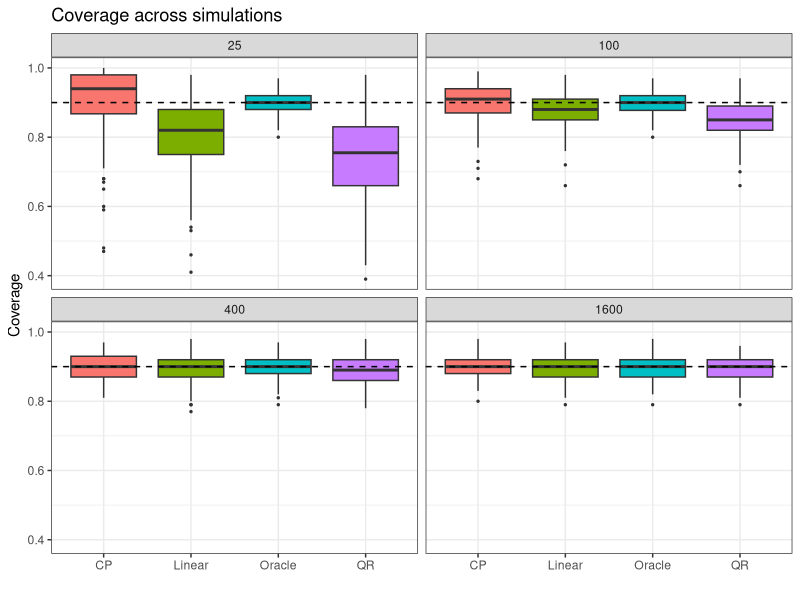
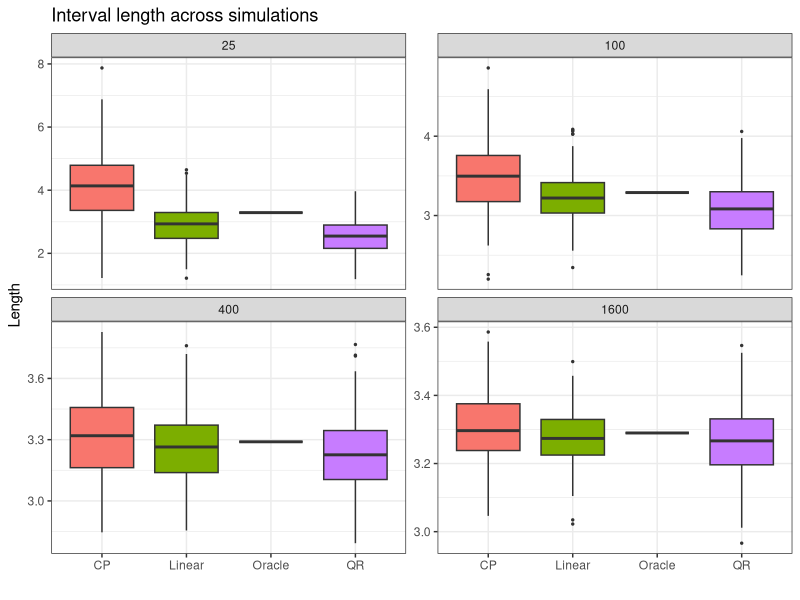
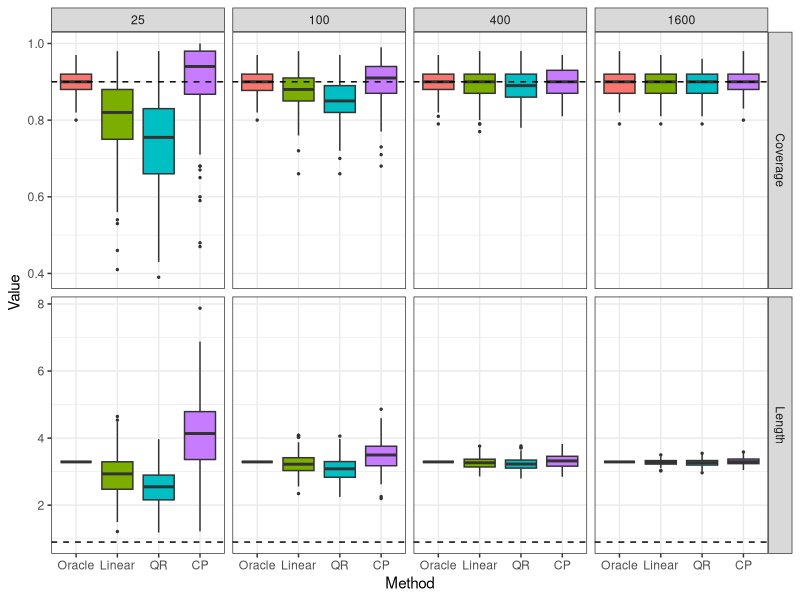
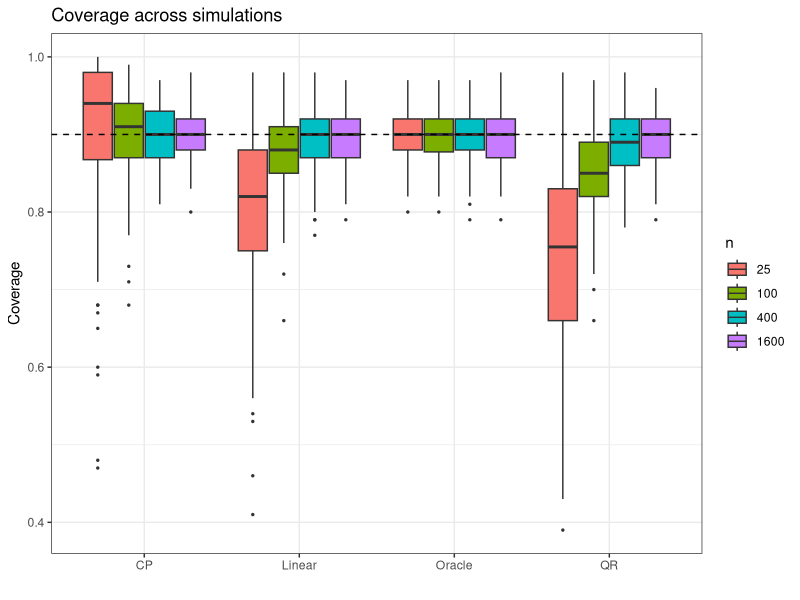
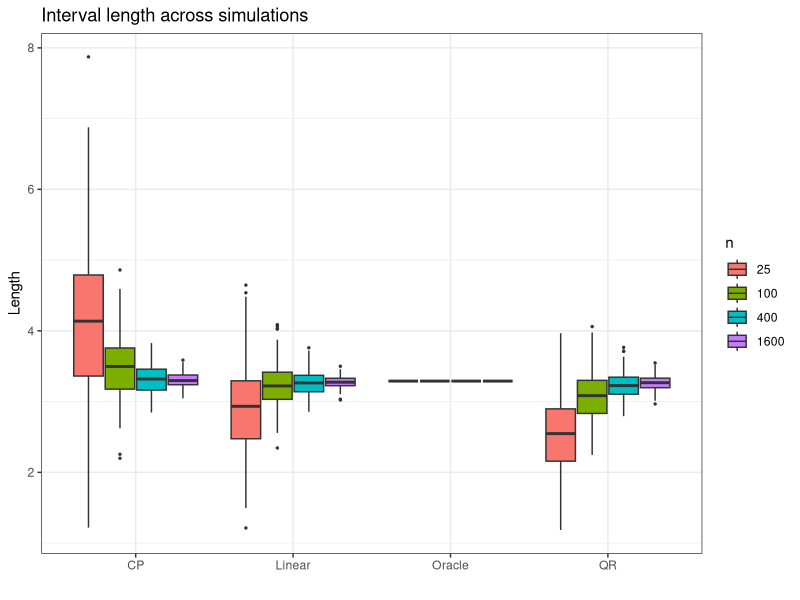
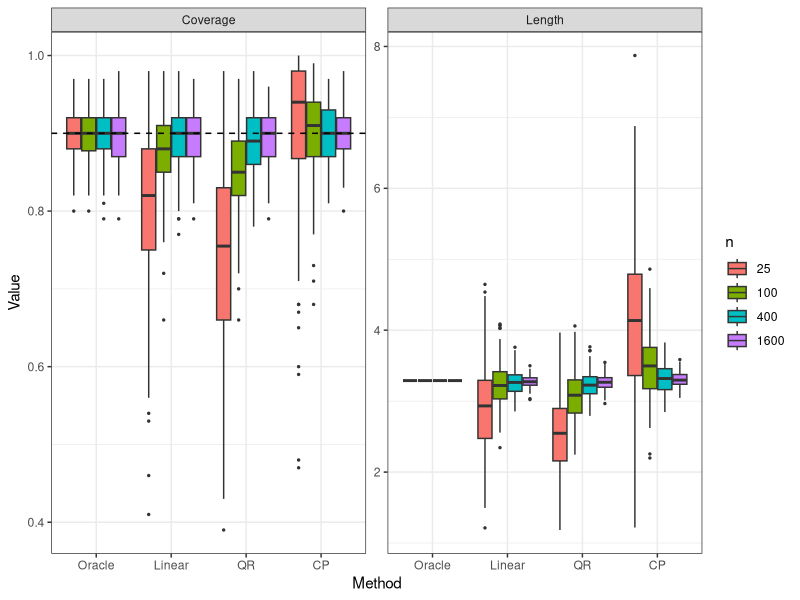

These figures' R source, in order:
# =============================
# Setup
# =============================
set.seed(1)

library(ggplot2)
library(tidyr)

# -----------------------------
# Parameters
# -----------------------------
n_list <- c(25, 100, 400, 1600)
M <- 200
n_test <- 100

alpha <- 0.1
beta  <- 2
a     <- 1
sigma <- 1

f <- function(x) beta * x + a
z <- qnorm(1 - alpha/2)

# -----------------------------
# Storage (ALL simulations)
# -----------------------------
results_all <- data.frame()

# -----------------------------
# Simulation loop
# -----------------------------
for (n in n_list) {

  cat("Running n =", n, "\n")
  
  n_train <- n/2
  n_cal   <- n/2
  
  cov_oracle <- cov_lin <- cov_qr <- cov_cp <- numeric(M)
  len_oracle <- len_lin <- len_qr <- len_cp <- numeric(M)
  
  for (m in 1:M) {
    
    # -------------------------
    # Data
    # -------------------------
    gen_data <- function(n) {
      x <- runif(n, -1, 1)
      eps <- rnorm(n, 0, sigma)
      y <- f(x) + eps
      data.frame(x = x, y = y)
    }
    
    train <- gen_data(n_train)
    cal   <- gen_data(n_cal)
    test  <- gen_data(n_test)
    
    # -------------------------
    # (i) Oracle
    # -------------------------
    oracle_lower <- f(test$x) - z * sigma
    oracle_upper <- f(test$x) + z * sigma
    
    # -------------------------
    # (ii) Linear Gaussian
    # -------------------------
    lm_fit <- lm(y ~ x, data = train)
    
    pred_train <- predict(lm_fit, newdata = train)
    pred_test  <- predict(lm_fit, newdata = test)
    pred_cal   <- predict(lm_fit, newdata = cal)
    
    sigma_hat <- sqrt(mean((train$y - pred_train)^2))
    
    lin_lower <- pred_test - z * sigma_hat
    lin_upper <- pred_test + z * sigma_hat
    
    # -------------------------
    # (iii) QR (residual method)
    # -------------------------
    res_train <- train$y - pred_train
    
    q_low  <- quantile(res_train, alpha/2)
    q_high <- quantile(res_train, 1 - alpha/2)
    
    qr_lower <- pred_test + q_low
    qr_upper <- pred_test + q_high
    
    # -------------------------
    # (iv) Conformal
    # -------------------------
    res_cal <- abs(cal$y - pred_cal)
    
    k <- ceiling((n_cal + 1) * (1 - alpha))
    k <- min(k, n_cal)
    
    q_cp <- sort(res_cal)[k]
    
    cp_lower <- pred_test - q_cp
    cp_upper <- pred_test + q_cp
    
    # -------------------------
    # Metrics
    # -------------------------
    coverage <- function(l, u, y) mean(y >= l & y <= u)
    length   <- function(l, u) mean(u - l)
    
    cov_oracle[m] <- coverage(oracle_lower, oracle_upper, test$y)
    cov_lin[m]    <- coverage(lin_lower, lin_upper, test$y)
    cov_qr[m]     <- coverage(qr_lower, qr_upper, test$y)
    cov_cp[m]     <- coverage(cp_lower, cp_upper, test$y)
    
    len_oracle[m] <- length(oracle_lower, oracle_upper)
    len_lin[m]    <- length(lin_lower, lin_upper)
    len_qr[m]     <- length(qr_lower, qr_upper)
    len_cp[m]     <- length(cp_lower, cp_upper)
  }
  
  # -------------------------
  # Store ALL simulations
  # -------------------------
  results_all <- rbind(results_all, data.frame(
    n = n,
    Method = rep(c("Oracle", "Linear", "QR", "CP"), each = M),
    Coverage = c(cov_oracle, cov_lin, cov_qr, cov_cp),
    Length = c(len_oracle, len_lin, len_qr, len_cp)
  ))
  
}

# =============================
# BOXPLOTS
# =============================

# -----------------------------
# Coverage
# -----------------------------
p_cov <- ggplot(results_all,
                aes(x = Method, y = Coverage, fill = Method)) +
  geom_boxplot(outlier.size = 0.5) +
  facet_wrap(~ n) +
  geom_hline(yintercept = 1 - alpha, linetype = "dashed") +
  labs(
    title = "Coverage across simulations",
    y = "Coverage",
    x = ""
  ) +
  theme_bw() +
  theme(legend.position = "none")

print(p_cov)

# -----------------------------
# Length
# -----------------------------
p_len <- ggplot(results_all,
                aes(x = Method, y = Length, fill = Method)) +
  geom_boxplot(outlier.size = 0.5) +
  facet_wrap(~ n, scales = "free_y") +
  labs(
    title = "Interval length across simulations",
    y = "Length",
    x = ""
  ) +
  theme_bw() +
  theme(legend.position = "none")

print(p_len)

# -----------------------------
# Combined plot
# -----------------------------
results_long <- results_all |>
  pivot_longer(cols = c(Coverage, Length),
               names_to = "Metric",
               values_to = "Value")
results_long$Method <- factor(results_long$Method,
                              levels = c("Oracle", "Linear", "QR", "CP"))
p_all <- ggplot(results_long,
                aes(x = Method, y = Value, fill = Method)) +
  geom_boxplot(outlier.size = 0.5) +
  facet_grid(Metric ~ n, scales = "free_y") +
  geom_hline(data = subset(results_long, Metric == "Coverage"),
             yintercept = 1 - alpha,
             linetype = "dashed") +
  theme_bw() +
  theme(legend.position = "none")

print(p_all)




p_cov2 <- ggplot(results_all,
                 aes(x = Method, y = Coverage, fill = factor(n))) +
  geom_boxplot(outlier.size = 0.5, position = position_dodge(width = 0.8)) +
  geom_hline(yintercept = 1 - alpha, linetype = "dashed") +
  labs(
    title = "Coverage across simulations",
    y = "Coverage",
    x = "",
    fill = "n"
  ) +
  theme_bw()

print(p_cov2)


p_len2 <- ggplot(results_all,
                 aes(x = Method, y = Length, fill = factor(n))) +
  geom_boxplot(outlier.size = 0.5, position = position_dodge(width = 0.8)) +
  labs(
    title = "Interval length across simulations",
    y = "Length",
    x = "",
    fill = "n"
  ) +
  theme_bw()

print(p_len2)


results_long <- results_all |>
  pivot_longer(cols = c(Coverage, Length),
               names_to = "Metric",
               values_to = "Value")
results_long$Method <- factor(results_long$Method,
                              levels = c("Oracle", "Linear", "QR", "CP"))
p_all2 <- ggplot(results_long,
                 aes(x = Method, y = Value, fill = factor(n))) +
  geom_boxplot(outlier.size = 0.5,
               position = position_dodge(width = 0.8)) +
  facet_wrap(~ Metric, scales = "free_y") +
  geom_hline(
    data = data.frame(Metric = "Coverage"),
    aes(yintercept = 1 - alpha),
    linetype = "dashed",
    inherit.aes = FALSE
  ) +
  labs(fill = "n") +
  theme_bw()

print(p_all2)
